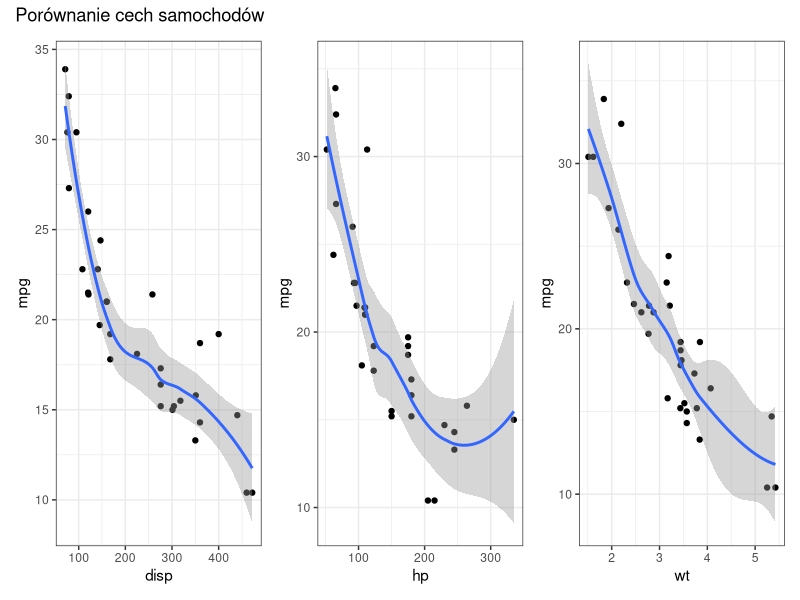

The R script that drew this image:
library(tidyverse)
library(patchwork)

2+2

4+4

p1 = ggplot(mtcars, aes(disp, mpg)) + geom_point() + geom_smooth() + theme_bw()
p2 = ggplot(mtcars, aes(hp, mpg)) + geom_point() + geom_smooth() + theme_bw()
p3 = ggplot(mtcars, aes(wt, mpg)) + geom_point() + geom_smooth() + theme_bw()

(p1 + p2 + p3) + plot_annotation(title = "Porównanie cech samochodów")
